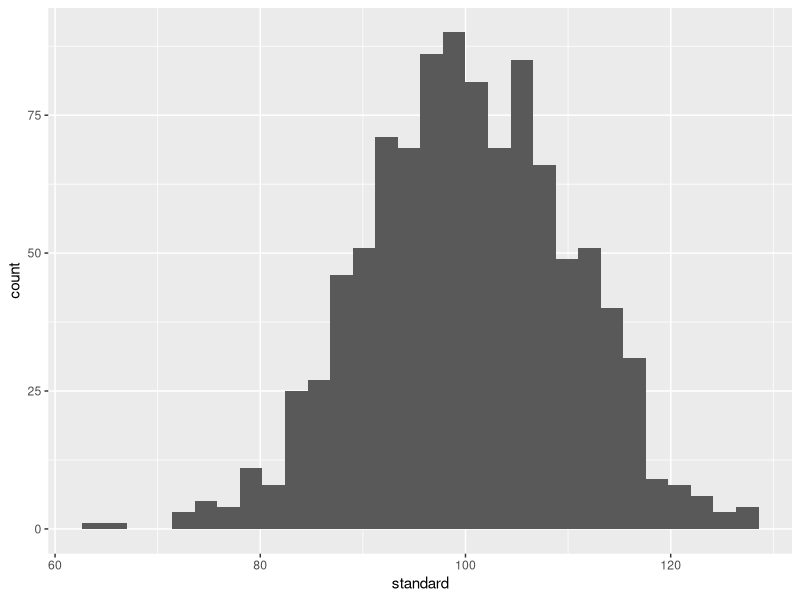

R code for this plot:
library(tidyverse)

z_scores <- tibble(
    z_score = seq(0, 3.49, .01),
    area = c(
        .5000, 0.5040,	0.5080,	0.5120,	0.5160,	0.5199,	0.5239,	0.5279,	0.5319,	0.5359,
0.5398,	0.5438,	0.5478,	0.5517,	0.5557,	0.5596,	0.5636,	0.5675,	0.5714,	0.5753,
0.5793,	0.5832,	0.5871,	0.5910,	0.5948,	0.5987,	0.6026,	0.6064,	0.6103,	0.6141,
0.6179,	0.6217,	0.6255,	0.6293,	0.6331,	0.6368,	0.6406,	0.6443,	0.6480,	0.6517,
0.6554,	0.6591,	0.6628,	0.6664,	0.6700,	0.6736,	0.6772,	0.6808,	0.6844,	0.6879,
0.6915,	0.6950,	0.6985,	0.7019,	0.7054,	0.7088,	0.7123,	0.7157,	0.7190,	0.7224,
0.7257,	0.7291,	0.7324,	0.7357,	0.7389,	0.7422,	0.7454,	0.7486,	0.7517,	0.7549,
0.7580,	0.7611,	0.7642,	0.7673,	0.7704,	0.7734,	0.7764,	0.7794,	0.7823,	0.7852,
0.7881,	0.7910,	0.7939,	0.7967,	0.7995,	0.8023,	0.8051,	0.8078,	0.8106,	0.8133,
0.8159,	0.8186,	0.8212,	0.8238,	0.8264,	0.8289,	0.8315,	0.8340,	0.8365,	0.8389,
0.8413,	0.8438,	0.8461,	0.8485,	0.8508,	0.8531,	0.8554,	0.8577,	0.8599,	0.8621,
0.8643,	0.8665,	0.8686,	0.8708,	0.8729,	0.8749,	0.8770,	0.8790,	0.8810,	0.8830,
0.8849,	0.8869,	0.8888,	0.8907,	0.8925,	0.8944,	0.8962,	0.8980,	0.8997,	0.9015,
0.9032,	0.9049,	0.9066,	0.9082,	0.9099,	0.9115,	0.9131,	0.9147,	0.9162,	0.9177,
0.9192,	0.9207,	0.9222,	0.9236,	0.9251,	0.9265,	0.9279,	0.9292,	0.9306,	0.9319,
0.9332,	0.9345,	0.9357,	0.9370,	0.9382,	0.9394,	0.9406,	0.9418,	0.9429,	0.9441,
0.9452,	0.9463,	0.9474,	0.9484,	0.9495,	0.9505,	0.9515,	0.9525,	0.9535,	0.9545,
0.9554,	0.9564,	0.9573,	0.9582,	0.9591,	0.9599,	0.9608,	0.9616,	0.9625,	0.9633,
0.9641,	0.9649,	0.9656,	0.9664,	0.9671,	0.9678,	0.9686,	0.9693,	0.9699,	0.9706,
0.9713,	0.9719,	0.9726,	0.9732,	0.9738,	0.9744,	0.9750,	0.9756,	0.9761,	0.9767,
0.9772,	0.9778,	0.9783,	0.9788,	0.9793,	0.9798,	0.9803,	0.9808,	0.9812,	0.9817,
0.9821,	0.9826,	0.9830,	0.9834,	0.9838,	0.9842,	0.9846,	0.9850,	0.9854,	0.9857,
0.9861,	0.9864,	0.9868,	0.9871,	0.9875,	0.9878,	0.9881,	0.9884,	0.9887,	0.9890,
0.9893,	0.9896,	0.9898,	0.9901,	0.9904,	0.9906,	0.9909,	0.9911,	0.9913,	0.9916,
0.9918,	0.9920,	0.9922,	0.9925,	0.9927,	0.9929,	0.9931,	0.9932,	0.9934,	0.9936,
0.9938,	0.9940,	0.9941,	0.9943,	0.9945,	0.9946,	0.9948,	0.9949,	0.9951,	0.9952,
0.9953,	0.9955,	0.9956,	0.9957,	0.9959,	0.9960,	0.9961,	0.9962,	0.9963,	0.9964,
0.9965,	0.9966,	0.9967,	0.9968,	0.9969,	0.9970,	0.9971,	0.9972,	0.9973,	0.9974,
0.9974,	0.9975,	0.9976,	0.9977,	0.9977,	0.9978,	0.9979,	0.9979,	0.9980,	0.9981,
0.9981,	0.9982,	0.9982,	0.9983,	0.9984,	0.9984,	0.9985,	0.9985,	0.9986,	0.9986,
0.9987,	0.9987,	0.9987,	0.9988,	0.9988,	0.9989,	0.9989,	0.9989,	0.9990,	0.9990,
0.9990,	0.9991,	0.9991,	0.9991,	0.9992,	0.9992,	0.9992,	0.9992,	0.9993,	0.9993,
0.9993,	0.9993,	0.9994,	0.9994,	0.9994,	0.9994,	0.9994,	0.9995,	0.9995,	0.9995,
0.9995,	0.9995,	0.9995,	0.9996,	0.9996,	0.9996,	0.9996,	0.9996,	0.9996,	0.9997,
0.9997,	0.9997,	0.9997,	0.9997,	0.9997,	0.9997,	0.9997,	0.9997,	0.9997,	0.9998
    ),
    z_score_neg = seq(0, -3.49, -.01),
    area_neg = c(
        0.5000,	0.4960,	0.4920,	0.4880,	0.4840,	0.4801,	0.4761,	0.4721,	0.4681,	0.4641,
0.4602,	0.4562,	0.4522,	0.4483,	0.4443,	0.4404,	0.4364,	0.4325,	0.4286,	0.4247,
0.4207,	0.4168,	0.4129,	0.4090,	0.4052,	0.4013,	0.3974,	0.3936,	0.3897,	0.3859,
0.3821,	0.3783,	0.3745,	0.3707,	0.3669,	0.3632,	0.3594,	0.3557,	0.3520,	0.3483,
0.3446,	0.3409,	0.3372,	0.3336,	0.3300,	0.3264,	0.3228,	0.3192,	0.3156,	0.3121,
0.3085,	0.3050,	0.3015,	0.2981,	0.2946,	0.2912,	0.2877,	0.2843,	0.2810,	0.2776,
0.2743,	0.2709,	0.2676,	0.2643,	0.2611,	0.2578,	0.2546,	0.2514,	0.2483,	0.2451,
0.2420,	0.2389,	0.2358,	0.2327,	0.2296,	0.2266,	0.2236,	0.2206,	0.2177,	0.2148,
0.2119,	0.2090,	0.2061,	0.2033,	0.2005,	0.1977,	0.1949,	0.1922,	0.1894,	0.1867,
0.1841,	0.1814,	0.1788,	0.1762,	0.1736,	0.1711,	0.1685,	0.1660,	0.1635,	0.1611,
0.1587,	0.1562,	0.1539,	0.1515,	0.1492,	0.1469,	0.1446,	0.1423,	0.1401,	0.1379,
0.1357,	0.1335,	0.1314,	0.1292,	0.1271,	0.1251,	0.1230,	0.1210,	0.1190,	0.1170,
0.1151,	0.1131,	0.1112,	0.1093,	0.1075,	0.1056,	0.1038,	0.1020,	0.1003,	0.0985,
0.0968,	0.0951,	0.0934,	0.0918,	0.0901,	0.0885,	0.0869,	0.0853,	0.0838,	0.0823,
0.0808,	0.0793,	0.0778,	0.0764,	0.0749,	0.0735,	0.0721,	0.0708,	0.0694,	0.0681,
0.0668,	0.0655,	0.0643,	0.0630,	0.0618,	0.0606,	0.0594,	0.0582,	0.0571,	0.0559,
0.0548,	0.0537,	0.0526,	0.0516,	0.0505,	0.0495,	0.0485,	0.0475,	0.0465,	0.0455,
0.0446,	0.0436,	0.0427,	0.0418,	0.0409,	0.0401,	0.0392,	0.0384,	0.0375,	0.0367,
0.0359,	0.0351,	0.0344,	0.0336,	0.0329,	0.0322,	0.0314,	0.0307,	0.0301,	0.0294,
0.0287,	0.0281,	0.0274,	0.0268,	0.0262,	0.0256,	0.0250,	0.0244,	0.0239,	0.0233,
0.0228,	0.0222,	0.0217,	0.0212,	0.0207,	0.0202,	0.0197,	0.0192,	0.0188,	0.0183,
0.0179,	0.0174,	0.0170,	0.0166,	0.0162,	0.0158,	0.0154,	0.0150,	0.0146,	0.0143,
0.0139,	0.0136,	0.0132,	0.0129,	0.0125,	0.0122,	0.0119,	0.0116,	0.0113,	0.0110,
0.0107,	0.0104,	0.0102,	0.0099,	0.0096,	0.0094,	0.0091,	0.0089,	0.0087,	0.0084,
0.0082,	0.0080,	0.0078,	0.0075,	0.0073,	0.0071,	0.0069,	0.0068,	0.0066,	0.0064,
0.0062,	0.0060,	0.0059,	0.0057,	0.0055,	0.0054,	0.0052,	0.0051,	0.0049,	0.0048,
0.0047,	0.0045,	0.0044,	0.0043,	0.0041,	0.0040,	0.0039,	0.0038,	0.0037,	0.0036,
0.0035,	0.0034,	0.0033,	0.0032,	0.0031,	0.0030,	0.0029,	0.0028,	0.0027,	0.0026,
0.0026,	0.0025,	0.0024,	0.0023,	0.0023,	0.0022,	0.0021,	0.0021,	0.0020,	0.0019,
0.0019,	0.0018,	0.0018,	0.0017,	0.0016,	0.0016,	0.0015,	0.0015,	0.0014,	0.0014,
0.0013,	0.0013,	0.0013,	0.0012,	0.0012,	0.0011,	0.0011,	0.0011,	0.0010,	0.0010,
0.0010,	0.0009,	0.0009,	0.0009,	0.0008,	0.0008,	0.0008,	0.0008,	0.0007,	0.0007,
0.0007,	0.0007,	0.0006,	0.0006,	0.0006,	0.0006,	0.0006,	0.0005,	0.0005,	0.0005,
0.0005,	0.0005,	0.0005,	0.0004,	0.0004,	0.0004,	0.0004,	0.0004,	0.0004,	0.0003,
0.0003,	0.0003,	0.0003,	0.0003,	0.0003,	0.0003,	0.0003,	0.0003,	0.0003,	0.0002
    )
)

z_table <- z_scores |> 
  pivot_longer(
      cols = c(area, area_neg),
      names_to = "z_values",
      values_to = "area"
  ) |>
  pivot_longer(
      cols = c(z_score, z_score_neg), 
      names_to = "z_scores", 
      values_to = "actual_z"
  ) |>
  select(
    -c(
      z_values,
      z_scores
    )
  ) |>
  rename(
    z_value = actual_z
  ) |>
  relocate(
    area, 2
  )

z_table <- z_table |> 
  mutate(
    condition = case_when(
      (z_value < 0 & area > .5) ~ "drop",
      (z_value > 0 & area < .5) ~ "drop",
      (z_value < 0 & area < .5) ~ "keep",
      (z_value > 0 & area > .5) ~ "keep",
      (z_value == 0 & area == .5) ~ "keep" 
    )
  ) |>
  filter(
    condition != "drop"
    ) |>
  select(
    -condition
  )

standard <- rnorm(1000, mean = 100, sd = 10)
standard

ggplot(data = NULL) + 
geom_histogram( 
  aes(
    standard
  )
)
